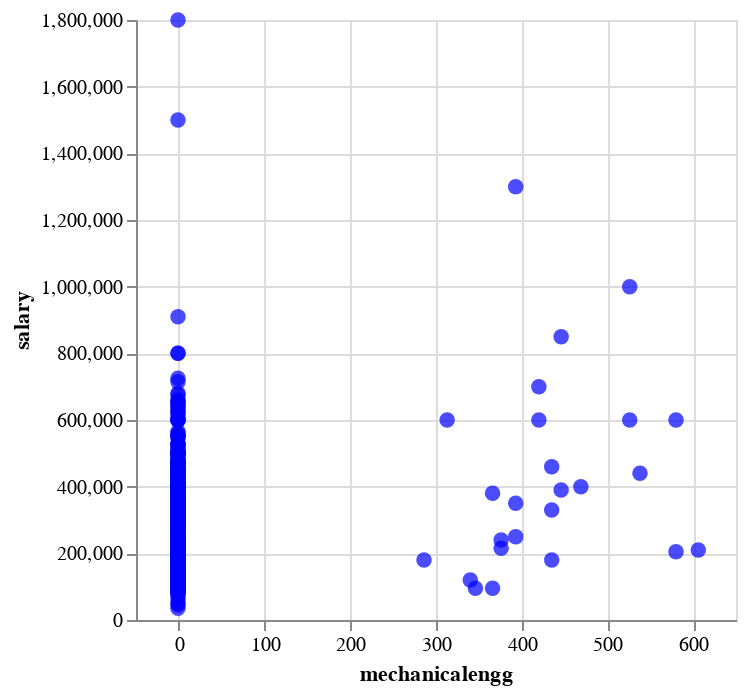

Notebook code cell kept with this figure:
### Code cell
scatter_plot = alt.Chart(df).mark_circle(size = 60, color = 'blue').encode(
x = 'mechanicalengg',
y = 'salary'
)
scatter_plot

### Figure 1 — Vega-Lite specification as saved in the notebook (floating-point values rounded to 4 significant figures; data arrays with more than 128 entries replaced by an {"elided": "..."} marker saying what was removed)
{"config": {"view": {"continuousWidth": 300, "continuousHeight": 300}}, "data": {"name": "data-6ce5e929fc7026a9762a9892765bacdb"}, "mark": {"type": "circle", "color": "blue", "size": 60}, "encoding": {"x": {"field": "mechanicalengg", "type": "quantitative"}, "y": {"field": "salary", "type": "quantitative"}}, "$schema": "https://vega.github.io/schema/vega-lite/v5.15.1.json", "datasets": {"data-6ce5e929fc7026a9762a9892765bacdb": {"elided": "599 records"}}}
